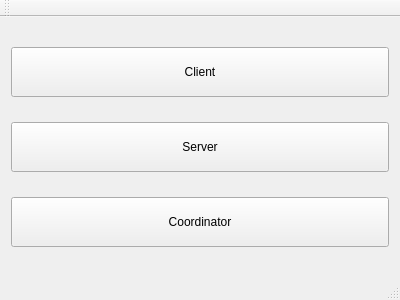
<?xml version="1.0" encoding="UTF-8"?>
<ui version="4.0">
 <class>MainWindow</class>
 <widget class="QMainWindow" name="MainWindow">
  <property name="geometry">
   <rect>
    <x>0</x>
    <y>0</y>
    <width>400</width>
    <height>300</height>
   </rect>
  </property>
  <property name="windowTitle">
   <string>MainWindow</string>
  </property>
  <widget class="QWidget" name="centralWidget">
   <layout class="QVBoxLayout" name="verticalLayout">
    <item>
     <widget class="QPushButton" name="buttonClient">
      <property name="minimumSize">
       <size>
        <width>0</width>
        <height>50</height>
       </size>
      </property>
      <property name="text">
       <string>Client</string>
      </property>
     </widget>
    </item>
    <item>
     <widget class="QPushButton" name="buttonServer">
      <property name="minimumSize">
       <size>
        <width>0</width>
        <height>50</height>
       </size>
      </property>
      <property name="text">
       <string>Server</string>
      </property>
     </widget>
    </item>
    <item>
     <widget class="QPushButton" name="buttonCoordinator">
      <property name="minimumSize">
       <size>
        <width>0</width>
        <height>50</height>
       </size>
      </property>
      <property name="text">
       <string>Coordinator</string>
      </property>
     </widget>
    </item>
   </layout>
  </widget>
  <widget class="QMenuBar" name="menuBar">
   <property name="geometry">
    <rect>
     <x>0</x>
     <y>0</y>
     <width>400</width>
     <height>19</height>
    </rect>
   </property>
  </widget>
  <widget class="QToolBar" name="mainToolBar">
   <attribute name="toolBarArea">
    <enum>TopToolBarArea</enum>
   </attribute>
   <attribute name="toolBarBreak">
    <bool>false</bool>
   </attribute>
  </widget>
  <widget class="QStatusBar" name="statusBar"/>
 </widget>
 <layoutdefault spacing="6" margin="11"/>
 <resources/>
 <connections/>
</ui>
